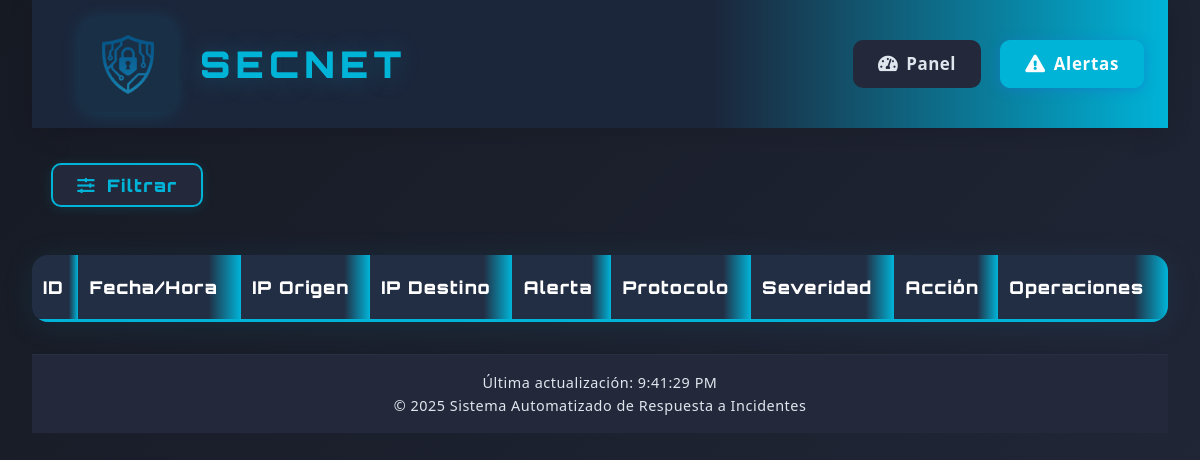
The app's page /web-interface/alerts.php?ip=192.168.1.100, older data.
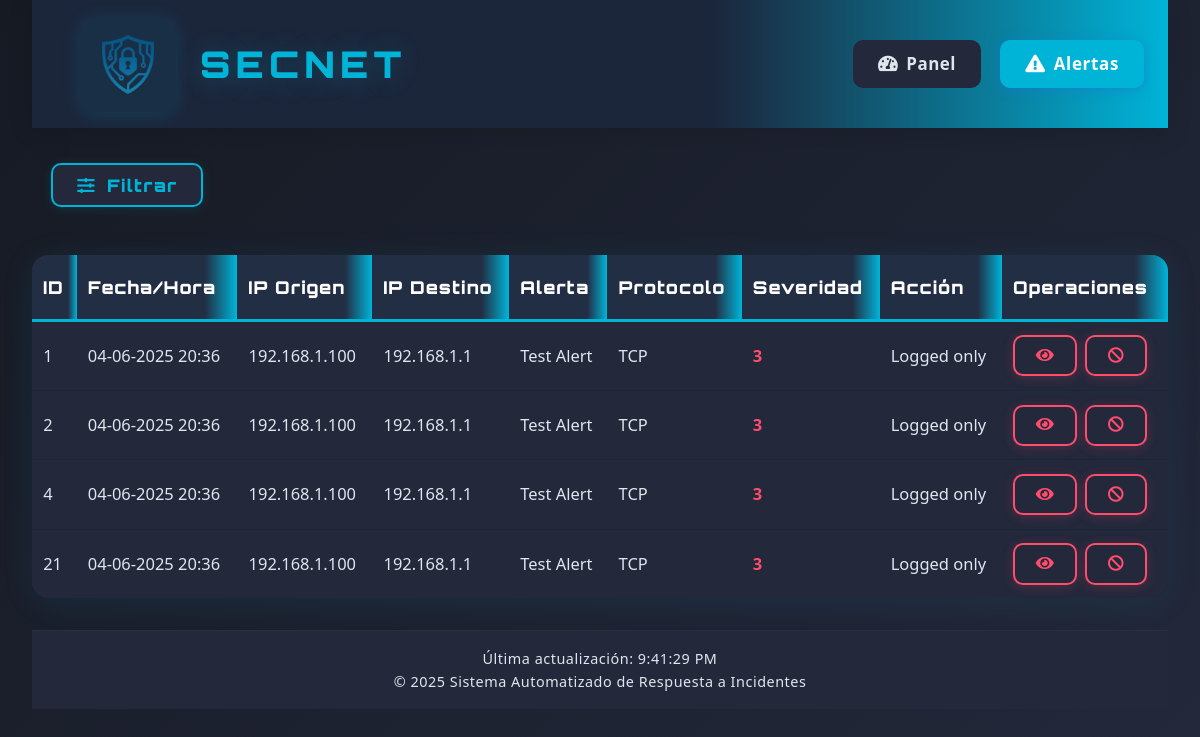
The same page, newer data.
### tables this page shows
CREATE TABLE alerts (
        id INTEGER PRIMARY KEY AUTOINCREMENT,
        timestamp TEXT,
        source_ip TEXT,
        destination_ip TEXT,
        alert_message TEXT,
        severity INTEGER,
        protocol TEXT,
        action_taken TEXT,
        raw_data TEXT
    );

### web-interface/alerts.php (the view, shortened to what this page needs)
<!DOCTYPE html>
<html lang="es">
<head>
    <link rel="stylesheet" href="css/style.css">
    <link rel="stylesheet" href="https://cdnjs.cloudflare.com/ajax/libs/font-awesome/5.15.3/css/all.min.css">
</head>
<body>
    <div class="container">
        <header>
            <div class="logo-container">
                <a href="index.php" style="display:flex;align-items:center;text-decoration:none;">
                    <img src="assets/logo.png" alt="Logo">
                    <h1 style="font-family: 'Orbitron', sans-serif;">SecNet</h1>
                </a>
            </div>
            <nav>
                <ul>
                    <li><a href="index.php"><i class="fas fa-tachometer-alt"></i> Panel</a></li>
                    <li><a href="alerts.php" class="active"><i class="fas fa-exclamation-triangle"></i> Alertas</a></li>
                </ul>
            </nav>
        </header>
        <main>
            <section class="alerts-section">
                <button id="toggleFiltersBtn" class="filter-button" type="button" style="margin-bottom:1.2rem;"><i class="fas fa-sliders-h"></i> Filtrar</button>
                <div class="alerts-table">
                    <table class="tech-table">
                        <thead>
                            <tr>
                                <th>ID</th>
                                <th>Fecha/Hora</th>
                                <th>IP Origen</th>
                                <th>IP Destino</th>
                                <th>Alerta</th>
                                <th>Protocolo</th>
                                <th>Severidad</th>
                                <th>Acción</th>
                                <th>Operaciones</th>
                            </tr>
                        </thead>
                        <tbody id="alertsTableBody">
                            <?php
                            $db = new SQLite3('/var/www/html/database/alerts.db');
                            $db->exec("PRAGMA timezone = 'Europe/Madris'");
                            $offset = isset($_GET['offset']) ? intval($_GET['offset']) : 0;
                            $limit = 30;
                            $query = "SELECT * FROM alerts WHERE 1=1";
                            $params = [];
                            if (isset($_GET['ip']) && $_GET['ip'] !== '') {
                                $ip = $_GET['ip'];
                                $query .= " AND (source_ip LIKE :ip OR destination_ip LIKE :ip)";
                                $params[':ip'] = "%$ip%";
                            }
                            $query .= " ORDER BY timestamp DESC LIMIT $limit OFFSET $offset";
                            $stmt = $db->prepare($query);
                            foreach ($params as $key => $value) {
                                $stmt->bindValue($key, $value, SQLITE3_TEXT);
                            }
                            $results = $stmt->execute();
                            while ($row = $results->fetchArray(SQLITE3_ASSOC)) {
                                $severity_class = 'low';
                                if ($row['severity'] == 2) {
                                    $severity_class = 'medium';
                                } elseif ($row['severity'] >= 3) {
                                    $severity_class = 'high';
                                }
                                echo '<tr>';
                                echo '<td>' . $row['id'] . '</td>';
                                $date = new DateTime($row['timestamp'], new DateTimeZone('UTC'));
                                $date->setTimezone(new DateTimeZone('Europe/Madrid'));
                                echo '<td data-timestamp="' . strtotime($row['timestamp']) . '">' . $date->format('d-m-Y H:i') . '</td>';
                                echo '<td>' . htmlspecialchars($row['source_ip']) . '</td>';
                                echo '<td>' . htmlspecialchars($row['destination_ip']) . '</td>';
                                echo '<td>' . htmlspecialchars($row['alert_message']) . '</td>';
                                echo '<td>' . htmlspecialchars($row['protocol']) . '</td>';
                                echo '<td class="severity ' . $severity_class . '">' . $row['severity'] . '</td>';
                                echo '<td>' . htmlspecialchars($row['action_taken']) . '</td>';
                                echo '<td>';
                                echo '<button class="action-btn alerta details-button" onclick="viewAlertDetails(' . $row['id'] . ')"><i class="fas fa-eye"></i></button> ';
                                echo '<button class="action-btn alerta block-button" onclick="blockIP(\'' . htmlspecialchars($row['source_ip']) . '\')"><i class="fas fa-ban"></i></button>';
                                echo '</td>';
                                echo '</tr>';
                            }
                            ?>
                        </tbody>
                    </table>
                </div>
            </section>
        </main>
        <footer class="footer-container">
            <p>&copy; <?php echo date('Y'); ?> Sistema Automatizado de Respuesta a Incidentes</p>
        </footer>
    </div>
</body>
</html>

Row changes from the older to the newer data that the page shows:
now on this page (row edited): alerts: id "1", timestamp "04-06-2025 20:36", source_ip "192.168.1.100", destination_ip "192.168.1.1", alert_message "Test Alert", protocol "TCP", severity "3", action_taken "Logged only"
now on this page (row edited): alerts: id "2", timestamp "04-06-2025 20:36", source_ip "192.168.1.100", destination_ip "192.168.1.1", alert_message "Test Alert", protocol "TCP", severity "3", action_taken "Logged only"
now on this page (row edited): alerts: id "4", timestamp "04-06-2025 20:36", source_ip "192.168.1.100", destination_ip "192.168.1.1", alert_message "Test Alert", protocol "TCP", severity "3", action_taken "Logged only"
added alerts: id "21", timestamp "04-06-2025 20:36", source_ip "192.168.1.100", destination_ip "192.168.1.1", alert_message "Test Alert", protocol "TCP", severity "3", action_taken "Logged only"
